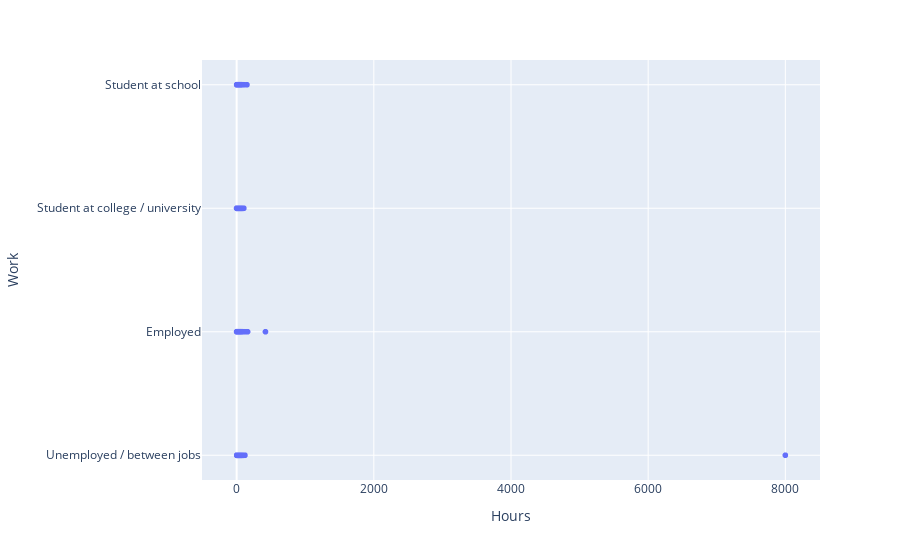

Notebook code cell kept with this figure:
### Markdown cell above
# **EDA**

### Code cell
px.scatter(df, x="Hours", y="Work")

### Figure 1 — Plotly figure (JSON) as saved in the notebook; plotly's stock layout.template omitted (floating-point values rounded to 4 significant figures; data arrays with more than 128 entries replaced by an {"elided": "..."} marker saying what was removed)
{"data": [{"hovertemplate": "Hours=%{x}<br>Work=%{y}<extra></extra>", "legendgroup": "", "marker": {"color": "#636efa", "symbol": "circle"}, "mode": "markers", "name": "", "showlegend": false, "type": "scattergl", "x": {"elided": "13464 int values"}, "xaxis": "x", "y": {"elided": "13464 str values"}, "yaxis": "y"}], "layout": {"legend": {"tracegroupgap": 0}, "margin": {"t": 60}, "xaxis": {"anchor": "y", "domain": [0, 1], "title": {"text": "Hours"}}, "yaxis": {"anchor": "x", "domain": [0, 1], "title": {"text": "Work"}}}}
